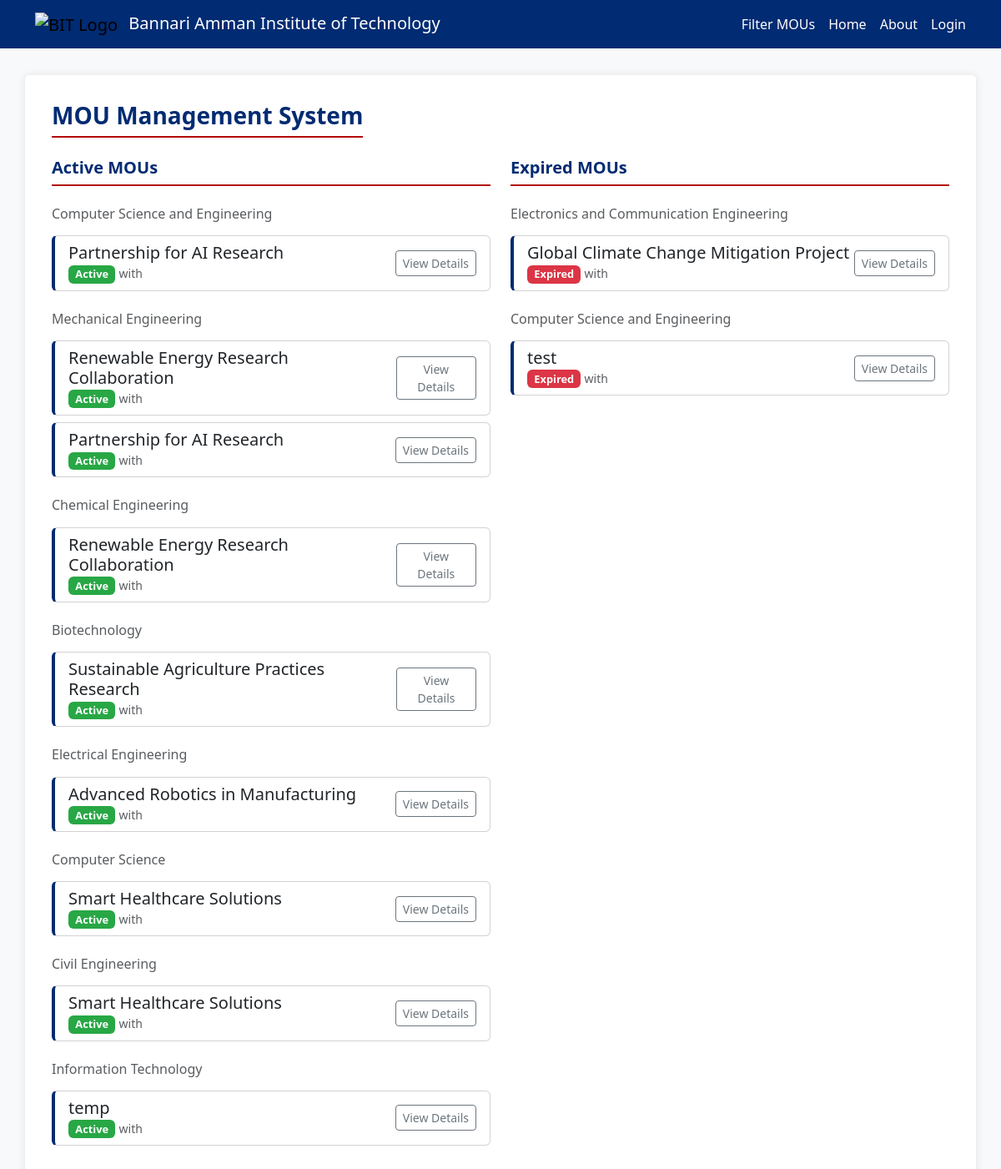
The page /student/ on the database its author committed.
### mou/models.py (models this page shows, shortened)
class Department(models.Model):
    code = models.CharField(max_length=10, unique=True)
    name = models.CharField(max_length=100)

class MOU(models.Model):
    title = models.CharField(max_length=255)
    organization_name = models.CharField(max_length=255, blank=True, null=True)
    department_choices = [
        ('cse', 'Computer Science and Engineering'),
        ('it', 'Information Technology'),
        ('ece', 'Electronics and Communication Engineering'),
        ('mech', 'Mechanical Engineering'),
        ('civil', 'Civil Engineering'),
    ]
    department = models.ManyToManyField('Department', related_name='mous')
    start_date = models.DateField()
    end_date = models.DateField()
    document = models.FileField(upload_to='mou_documents/', blank=True, null=True)
    status_choices = [
        ('draft', 'Draft'),
        ('active', 'Active'),
        ('expired', 'Expired'),
    ]
    status = models.CharField(max_length=20, choices=status_choices, default='draft')
    mou_coordinator_name = models.CharField(max_length=100, blank=True, null=True)
    mou_coordinator_mobile = models.CharField(max_length=15, blank=True, null=True)
    mou_coordinator_email = models.EmailField(blank=True, null=True)
    staff_coordinator_name = models.CharField(max_length=100, blank=True, null=True)
    staff_coordinator_mobile = models.CharField(max_length=15, blank=True, null=True)
    staff_coordinator_email = models.EmailField(blank=True, null=True)
    outcome_choices = [
        ('placement', 'Placement'),
        ('iv', 'Industrial Visit'),
        ('workshop', 'Workshop'),
        ('research', 'Research Collaboration'),
        ('internship', 'Internship'),
    ]
    outcome = models.ManyToManyField(Outcome, related_name='mous')
    payment_paid = models.DecimalField(max_digits=10, decimal_places=2, default=0.00)

### mou/views.py (the view)
# urls.py: path('student/', views.student, name='student'),
def student(request):
    today = date.today()
    active_mous = MOU.objects.filter(end_date__gte=today).prefetch_related('department', 'outcome')
    expired_mous = MOU.objects.filter(end_date__lt=today).prefetch_related('department', 'outcome')
    active_mous_by_department = group_mous_by_department(active_mous)
    expired_mous_by_department = group_mous_by_department(expired_mous)
    return render(request, 'mou/student.html', {
        'active_mous_by_department': active_mous_by_department,
        'expired_mous_by_department': expired_mous_by_department,
    })

### mou/views.py (called while the page is built)
def group_mous_by_department(mous):
    departments = Department.objects.filter(mous__in=mous).distinct()
    grouped = []
    for department in departments:
        grouped.append({
            'department_name': department.name,
            'mous': mous.filter(department=department),
        })
    return grouped

### mou/templates/mou/student.html (shortened to what this page needs)
<!DOCTYPE html>
<html lang="en">
<head>
    <link href="https://cdn.jsdelivr.net/npm/bootstrap@5.3.0/dist/css/bootstrap.min.css" rel="stylesheet">
</head>
<body>
    <nav class="navbar navbar-bit navbar-expand-lg">
        <div class="container">
            <a class="navbar-brand" href="{% url 'mou_list' %}">
                <img src="https://www.bitsathy.ac.in/wp-content/themes/baiotsathycollege/assets/images/header%2006.png" alt="BIT Logo">
                <span class="text-white ms-2">Bannari Amman Institute of Technology</span>
            </a>
            <div class="d-flex">
                <a href="{% url 'filter_mou' %}" class="text-white text-decoration-none me-3">Filter MOUs</a>
                <a href="{% url 'mou_list' %}" class="text-white text-decoration-none me-3">Home</a>
                <a href="{% url 'about' %}" class="text-white text-decoration-none me-3">About</a>
                {% if user.is_authenticated %}
                    <a href="{% url 'logout' %}" class="text-white text-decoration-none">Logout</a>
                {% else %}
                    <a href="{% url 'login' %}" class="text-white text-decoration-none">Login</a>
                {% endif %}
            </div>
        </div>
    </nav>
    <div class="container container-main">
        <div class="d-flex justify-content-between align-items-center mb-4">
            <h1 class="section-title h3 mb-0">MOU Management System</h1>
        </div>
        <div class="row g-4">
            <div class="col-md-6">
                <h2 class="section-title h5">Active MOUs</h2>
                {% for department in active_mous_by_department %}
                    <div class="mb-4">
                        <h3 class="h6 text-muted mb-3">{{ department.department_name }}</h3>
                        {% for mou in department.mous %}
                            <div class="mou-card card mb-2">
                                <div class="card-body py-2">
                                    <div class="d-flex justify-content-between align-items-center">
                                        <div>
                                            <h5 class="card-title mb-0">{{ mou.title }}</h5>
                                            <span class="badge active-badge status-badge">Active</span>
                                            <span class="text-muted small">with {{ mou.partner_name }}</span>
                                        </div>
                                        <div>
                                            {% if user.is_authenticated %}
                                                <a href="{% url 'view_mou' mou.id %}" class="btn btn-sm btn-outline-secondary">View Details</a>
                                            {% else %}
                                                <a href="{% url 'student_view' mou.id %}" class="btn btn-sm btn-outline-secondary">View Details</a>
                                            {% endif %}
                                        </div>
                                    </div>
                                </div>
                            </div>
                        {% endfor %}
                    </div>
                {% endfor %}
            </div>
            <div class="col-md-6">
                <h2 class="section-title h5">Expired MOUs</h2>
                {% for department in expired_mous_by_department %}
                    <div class="mb-4">
                        <h3 class="h6 text-muted mb-3">{{ department.department_name }}</h3>
                        {% for mou in department.mous %}
                            <div class="mou-card card mb-2">
                                <div class="card-body py-2">
                                    <div class="d-flex justify-content-between align-items-center">
                                        <div>
                                            <h5 class="card-title mb-0">{{ mou.title }}</h5>
                                            <span class="badge expired-badge status-badge">Expired</span>
                                            <span class="text-muted small">with {{ mou.partner_name }}</span>
                                        </div>
                                        <div>
                                            {% if user.is_authenticated %}
                                                <a href="{% url 'view_mou' mou.id %}" class="btn btn-sm btn-outline-secondary">View Details</a>
                                            {% else %}
                                                <a href="{% url 'student_view' mou.id %}" class="btn btn-sm btn-outline-secondary">View Details</a>
                                            {% endif %}
                                        </div>
                                    </div>
                                </div>
                            </div>
                        {% endfor %}
                    </div>
                {% endfor %}
            </div>
        </div>
    </div>
</body>
</html>

### mou/templates/mou/student.html (style rules this page uses)
body { font-family: 'Segoe UI', Tahoma, Geneva, Verdana, sans-serif; background-color: #f8f9fa; }
.navbar-bit { background-color: #012B72; padding: 0.5rem 1rem; }
.navbar-bit .navbar-brand img { height: 50px; }
.container-main { background: white; padding: 2rem; margin-top: 2rem; border-radius: 5px; box-shadow: 0 0 10px rgba(0,0,0,0.1); }
.section-title { color: #012B72; border-bottom: 2px solid #B30802; padding-bottom: 0.5rem; margin-bottom: 1.5rem; font-weight: 600; }
.mou-card { border-left: 4px solid #012B72; transition: all 0.2s ease; margin-bottom: 1rem; }
.status-badge { font-size: 0.8em; padding: 0.35em 0.65em; }
.active-badge { background-color: #28a745 !important; }
.expired-badge { background-color: #dc3545 !important; }

### rows shown on the page
Department: department_name "Computer Science and Engineering", department_name "Computer Science and Engineering"
MOU: title "Partnership for AI Research"
Department: department_name "Mechanical Engineering"
MOU: title "Renewable Energy Research Collaboration"
Department: department_name "Chemical Engineering"
Department: department_name "Biotechnology"
MOU: title "Sustainable Agriculture Practices Research"
Department: department_name "Electrical Engineering"
MOU: title "Advanced Robotics in Manufacturing"
Department: department_name "Computer Science"
MOU: title "Smart Healthcare Solutions"
Department: department_name "Civil Engineering"
Department: department_name "Information Technology"
MOU: title "temp"
Department: department_name "Electronics and Communication Engineering"
MOU: title "Global Climate Change Mitigation Project"
MOU: title "test"
